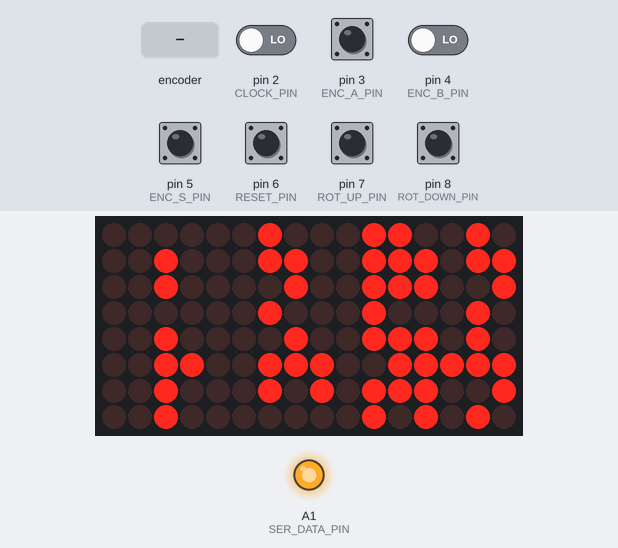
A sketch run on a simulated Arduino Uno, built with avr-gcc and run on an emulated ATmega328P. On the bench: 16×8 LED matrix, output pins drawn as LEDs (lit = HIGH). The inputs (shaded band) are chosen by the test bench; at power-on: pin 3 (ENC_A_PIN), pin 5 (ENC_S_PIN), pin 6 (RESET_PIN), pin 7 (ROT_UP_PIN), pin 8 (ROT_DOWN_PIN) HIGH, pin 2 (CLOCK_PIN), pin 4 (ENC_B_PIN) LOW. Pins used as bus, display or sensor lines are not drawn.

Above: at 1.2 s.
1.3 s: rotary encoder on pin 3 (ENC_A_PIN) / pin 4 (ENC_B_PIN) turned 3 steps (first pin leading)
At 2.1 s:
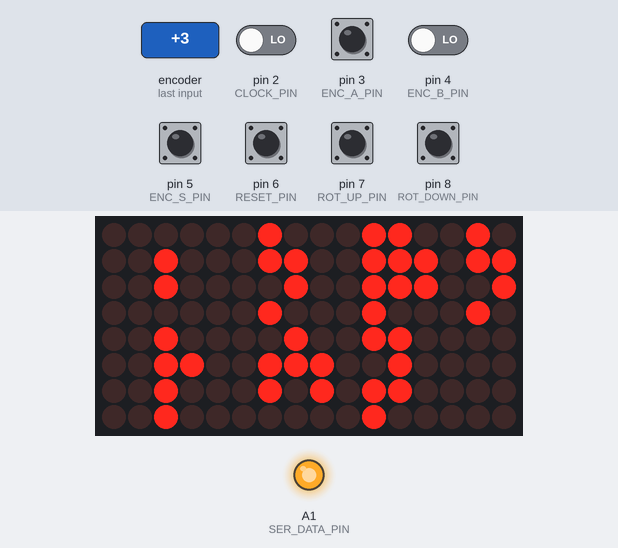
3.9 s: pin 7 (ROT_UP_PIN) pulled LOW for 0.15 s
At 4.1 s:
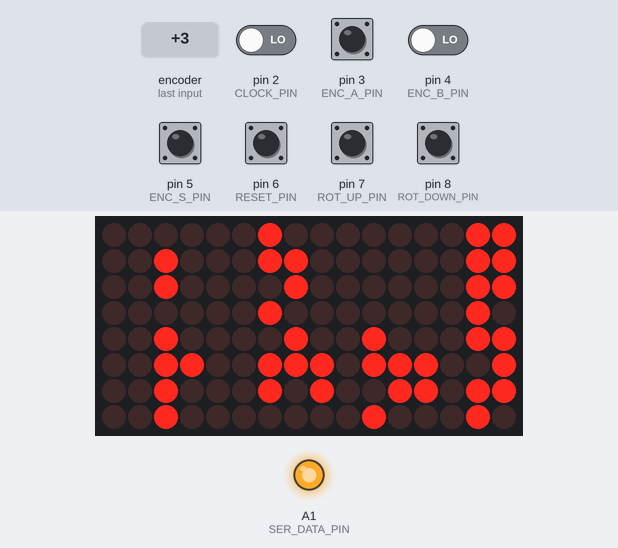
5.9 s: pin 7 (ROT_UP_PIN) pulled LOW for 1 s
At 7.6 s:
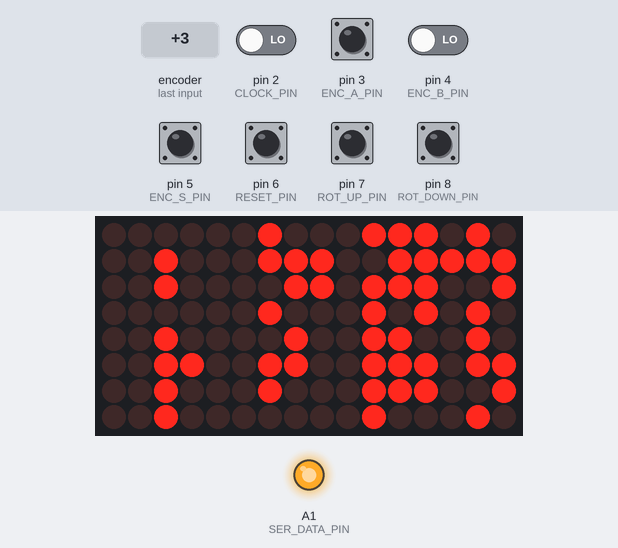
8.4 s: rotary encoder on pin 3 (ENC_A_PIN) / pin 4 (ENC_B_PIN) turned 3 steps (first pin leading)
At 8.5 s:
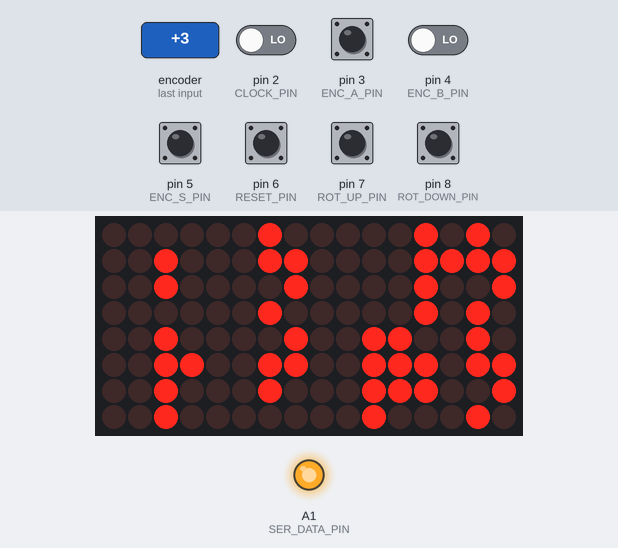
11.1 s: pin 6 (RESET_PIN) pulled LOW for 0.15 s
At 11.3 s:
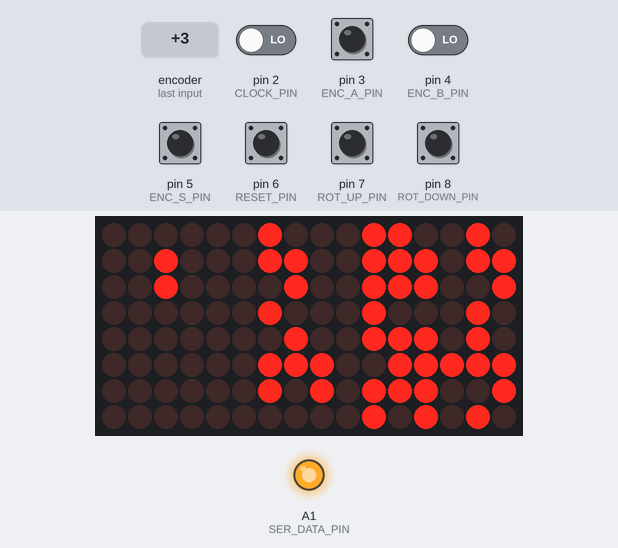
13.9 s: pin 8 (ROT_DOWN_PIN) pulled LOW for 0.15 s
At 14.4 s:
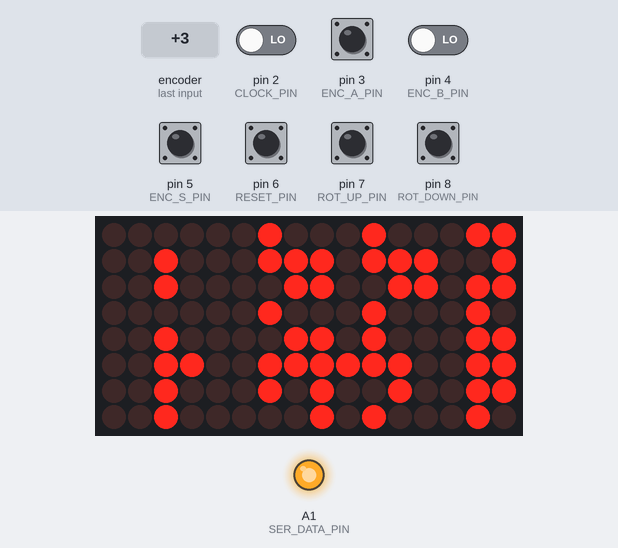
Timing chart, 0 to 16.5 s (numbered marks = the images above; inputs shaded):
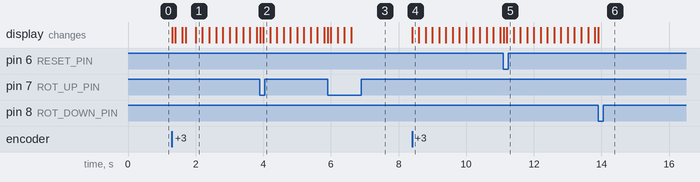

The sketch:

arduino_clock_divider_firmware.ino
```cpp
////////////////////////////////////////////////////////////////////////////////////////////////////

/*
   Arduino Rotating Clock Divider
   synthesizer module firmware

   by TimMJN

   v1.1
   15-05-2021

   For schematics and other information, see
   https://github.com/TimMJN/Arduino-Clock-Divider
*/

////////////////////////////////////////////////////////////////////////////////////////////////////
#include "src/LedControl/src/LedControl.h"

// pin definitions
#define CLOCK_PIN        2
#define ENC_A_PIN        3
#define ENC_B_PIN        4
#define ENC_S_PIN        5
#define RESET_PIN        6
#define ROT_UP_PIN       7
#define ROT_DOWN_PIN     8
#define DISP_LOAD_PIN    9
#define DISP_CLOCK_PIN  10
#define DISP_DATA_PIN   11
#define SER_CLOCK_PIN   A0
#define SER_DATA_PIN    A1
#define SER_LATCH_PIN   A2

// outputs
#define N_OUTS    8                   // number of outputs
#define N_ROTATE  4                   // rotate last N outputs
#define ROTATE_FROM (N_OUTS-N_ROTATE) // first output to rotate
#define MIN_DIV   1                   // minimum division
#define MAX_DIV   199                 // maximum division

// displays
#define N_MAX7219     (N_OUTS/4)  // number of display drivers
#define BRIGHTNESS    4           // screen brightness (0-15)
#define SELECT_BLINK  200         // blink time during selecting (ms)
#define EDIT_BLINK    50          // blink time during editing (ms)
#define TIMEOUT       5000        // timeout after which editing is cancelled (ms)

// divisions
byte division[N_OUTS]  = {1, 2, 3, 4, 8, 12, 16, 32}; // initial (startup) divisions
byte counter[N_OUTS]   = {0, 0, 0, 0, 0,  0,  0,  0}; // clock pulse counters
byte rotation          = 0;   // current rotation
byte selected_div      = 0;   // division of selected output
byte selected_out      = 0;   // currently selected output
byte prev_selected_out = 0;   // previously selected output

// displays
LedControl lc = LedControl(DISP_DATA_PIN, DISP_CLOCK_PIN, DISP_LOAD_PIN, N_MAX7219);
#include "set_displays.h"         // this file holds the function for writing numbers to the displays

// modes
bool selectMode = false;  // selecting an output
bool editMode   = false;  // editing a division
unsigned long last_click; // time stamp of last encoder action

// pin/timer states
bool cur_enc_but_state    = true;
bool prev_enc_but_state   = true;
bool cur_blink            = true;
bool prev_blink           = true;
bool cur_rot_up_state     = true;
bool prev_rot_up_state    = true;
bool cur_rot_down_state   = true;
bool prev_rot_down_state  = true;
bool cur_reset_state      = true;
bool prev_reset_state     = true;

////////////////////////////////////////////////////////////////////////////////////////////////////

void setup() {
  // pinModes
  pinMode(CLOCK_PIN,      INPUT);
  pinMode(ENC_A_PIN,      INPUT);
  pinMode(ENC_B_PIN,      INPUT);
  pinMode(ENC_S_PIN,      INPUT);
  pinMode(RESET_PIN,      INPUT);
  pinMode(ROT_UP_PIN,     INPUT);
  pinMode(ROT_DOWN_PIN,   INPUT);
  pinMode(DISP_LOAD_PIN,  OUTPUT);
  pinMode(DISP_CLOCK_PIN, OUTPUT);
  pinMode(DISP_DATA_PIN,  OUTPUT);
  pinMode(SER_DATA_PIN,   OUTPUT);
  pinMode(SER_CLOCK_PIN,  OUTPUT);
  pinMode(SER_LATCH_PIN,  OUTPUT);

  // output shift register
  digitalWrite(SER_LATCH_PIN, LOW);
  set_outputs_low(); // set all outputs low
  digitalWrite(SER_LATCH_PIN, HIGH);
  set_outputs_next(); // prepare for next pulse

  // initialise displays
  for (int i = 0; i < N_MAX7219; i++) {
    lc.shutdown(i, false);
    lc.setIntensity(i, BRIGHTNESS);
  }
  for (int i = 0; i < N_OUTS; i++) {
    set_display(i, division[i]);
  }

  // set-up interrups
  attachInterrupt(digitalPinToInterrupt(ENC_A_PIN), encoder_isr, FALLING);
  attachInterrupt(digitalPinToInterrupt(CLOCK_PIN), clock_isr  , CHANGE );
  interrupts();

  // initialise timeout timer
  last_click = millis();
}

////////////////////////////////////////////////////////////////////////////////////////////////////

void loop() {
  bool div_changed = false; // has any division changed this loop?

  // read buttons/inputs
  cur_enc_but_state    = digitalRead(ENC_S_PIN);
  cur_rot_up_state     = digitalRead(ROT_UP_PIN);
  cur_rot_down_state   = digitalRead(ROT_DOWN_PIN);
  cur_reset_state      = digitalRead(RESET_PIN);

  // process encoder push button
  if (!cur_enc_but_state && prev_enc_but_state) {
    last_click = millis();

    if (!(selectMode || editMode)) {
      selectMode   = true; // enter select mode on first push
      selected_div = division[selected_out];
    }
    else if (selectMode) {
      selectMode = false; // start editing selected division on next push
      editMode   = true;
    }
    else if (editMode) {
      division[selected_out] = selected_div; // confirm edited division on last push
      counter[selected_out] = 0;             // reset this outputs counter
      editMode   = false;                    // jump back to selection mode
      selectMode = true;
      div_changed  = true;
    }
  }

  // timeout if the encoder hasn't been used for a while
  if (selectMode || editMode) {
    if ((millis() - last_click) > TIMEOUT) {
      selectMode   = false; // stop selecting/editing
      editMode     = false;
      selected_div = division[selected_out]; // restore division
      set_display(selected_out, selected_div);
    }
  }

  // process rotation/reset inputs
  if (!cur_rot_up_state && prev_rot_up_state) {
    rotate(1);
    div_changed = true;
  }
  if (!cur_rot_down_state && prev_rot_down_state) {
    rotate(N_ROTATE - 1);
    div_changed = true;
  }
  if (!cur_reset_state && prev_reset_state) {
    rotate(N_ROTATE - rotation);

    noInterrupts(); // do not interrupts resetting of counters
    for (int i = 0; i < N_OUTS; i++)
      counter[i] = 0; // reset counters
    interrupts();  // re-enable interrupts
    div_changed = true;
  }

  // if any division has changed and we're in between clock pulses, update the shift register
  if (div_changed && digitalRead(CLOCK_PIN))
    set_outputs_next();

  // blink the selected display
  if (selectMode)
    cur_blink = (millis() / SELECT_BLINK) % 2;
  else if (editMode)
    cur_blink = (millis() / EDIT_BLINK) % 2;
  else
    cur_blink = true;

  if (cur_blink != prev_blink) {
    if (!cur_blink)
      set_display(selected_out, CLEAR);
    else
      set_display(selected_out, selected_div);
  }

  // if a new output is selected, re-enable the previously selected display
  if (selected_out != prev_selected_out)
    set_display(prev_selected_out, division[prev_selected_out]);

  // update previous cycle values
  prev_blink          = cur_blink;
  prev_selected_out   = selected_out;
  prev_enc_but_state  = cur_enc_but_state;
  prev_rot_up_state   = cur_rot_up_state;
  prev_rot_down_state = cur_rot_down_state;
  prev_reset_state    = cur_reset_state;
}

////////////////////////////////////////////////////////////////////////////////////////////////////

// interrupt routine
// read encoder direction and change selected output / division accordingly
void encoder_isr() {
  last_click = millis();

  // read direction
  bool dir = !digitalRead(ENC_B_PIN);

  // enter select mode on the first tic
  if (!(selectMode || editMode)) {
    selectMode = true;
  }

  // select next display
  if (selectMode) {
    if (dir)
      selected_out++;
    else
      selected_out--;

    selected_out %= N_OUTS; // constrain selected output index
    selected_div = division[selected_out];
    return;
  }

  // update division
  if (editMode) {
    if (dir)
      selected_div++;
    else
      selected_div--;

    selected_div = min(max(MIN_DIV, selected_div), MAX_DIV); // constrain division
    return;
  }
}

////////////////////////////////////////////////////////////////////////////////////////////////////

// rotate the division of the last N_ROTATE outputs with a given increment
void rotate(byte increment) {
  byte new_division[N_OUTS];
  byte new_counter[N_OUTS];
  byte new_selected_out = selected_out;

  for (int i = ROTATE_FROM; i < N_OUTS; i++) {  // loop over all rotating outputs
    byte moveTo = (i + increment - ROTATE_FROM) % N_ROTATE + ROTATE_FROM;  // find the output to move the current division to
    new_division[moveTo] = division[i];         // save the new division
    new_counter[moveTo]  = counter[i];          // save the counter value
    if (selected_out == i) {
      new_selected_out = moveTo;                // move the selected output along
    }
  }

  noInterrupts();                               // disable interrupts while assigning the new values
  for (int i = ROTATE_FROM; i < N_OUTS; i++) {  // loop over all rotating outputs
    division[i] = new_division[i];              // assign the new division
    counter[i]  = new_counter[i];               // assign the new counter
  }
  interrupts();                                 // re-enable interrupts

  for (int i = ROTATE_FROM; i < N_OUTS; i++) {  // loop over all rotating outputs
    if (selected_out == i)                            // display the new division
      set_display(selected_out, selected_div);
    else
      set_display(i, division[i]);
  }
  selected_out = new_selected_out;               // update the currently selected output

  rotation = (rotation + increment) % N_ROTATE; // remember the current rotation
}

////////////////////////////////////////////////////////////////////////////////////////////////////

// interrupt routine
// push the shift register to the outputs, update counters and update shift register
void clock_isr() {
  // push to output register (pulse latch pin)
  digitalWrite(SER_LATCH_PIN, HIGH);
  digitalWrite(SER_LATCH_PIN, LOW);

  if (digitalRead(CLOCK_PIN)) {
    set_outputs_next();
  }
  else {
    set_outputs_low();
    // increment counters
    for (int i = 0; i < N_OUTS; i++) {
      counter[i]++;
      counter[i] %= division[i];
    }
  }
}

////////////////////////////////////////////////////////////////////////////////////////////////////

// set all outputs low on the shift register
void set_outputs_low() {
  noInterrupts(); // do not interrupt writing to the shift register

  digitalWrite(SER_DATA_PIN, LOW); // set output low
  for (int i = (N_OUTS-1); i >= 0; i--) {
    digitalWrite(SER_CLOCK_PIN, HIGH); // give clock pin a pulse
    digitalWrite(SER_CLOCK_PIN, LOW);
  }

  interrupts(); // re-enable interrupts
}

////////////////////////////////////////////////////////////////////////////////////////////////////

// set the shift register in anticipation of the next clock pulse
void set_outputs_next() {
  noInterrupts(); // do not interrupt writing to the shift register

  // loop over the outputs
  for (int i = (N_OUTS-1); i >= 0; i--) {
    if (counter[i] == 0)                 // check the counter value
      digitalWrite(SER_DATA_PIN, HIGH);  // set output high
    else
      digitalWrite(SER_DATA_PIN, LOW);   // set output low

    digitalWrite(SER_CLOCK_PIN, HIGH);   // give clock pin a pulse
    digitalWrite(SER_CLOCK_PIN, LOW);
  }

  interrupts(); // re-enable interrupts
}
```

Source omitted: set_displays.h (13317 bytes)

Measured:
- after the input at 1.3 s, the display: first changes at once (image 1 shows a later state)
- after the input at 3.9 s, the display: first changes at once (image 2 shows a later state)
- after the input at 5.9 s, the display: changes at once (image 3)
- after the input at 8.4 s, the display: changes at once (image 4)
- after the input at 11.1 s, the display: first changes at once (image 5 shows a later state)
- after the input at 13.9 s, the display: changes at once (image 6)
